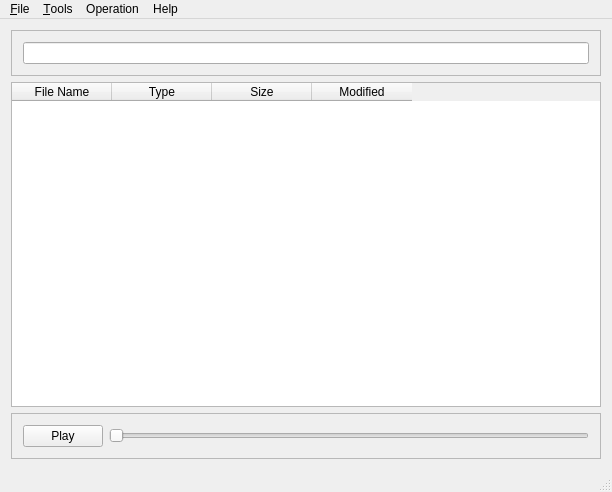
<?xml version="1.0" encoding="UTF-8"?>
<ui version="4.0">
 <class>MainWindow</class>
 <widget class="QMainWindow" name="MainWindow">
  <property name="geometry">
   <rect>
    <x>0</x>
    <y>0</y>
    <width>612</width>
    <height>492</height>
   </rect>
  </property>
  <property name="windowTitle">
   <string>MainWindow</string>
  </property>
  <widget class="QWidget" name="centralWidget">
   <layout class="QVBoxLayout" name="verticalLayout">
    <item>
     <widget class="QFrame" name="frame">
      <property name="frameShape">
       <enum>QFrame::StyledPanel</enum>
      </property>
      <property name="frameShadow">
       <enum>QFrame::Raised</enum>
      </property>
      <layout class="QHBoxLayout" name="horizontalLayout_2">
       <item>
        <widget class="QLineEdit" name="edtAddressBar"/>
       </item>
      </layout>
     </widget>
    </item>
    <item>
     <widget class="FileTableWidget" name="tblFiles">
      <property name="autoFillBackground">
       <bool>true</bool>
      </property>
      <property name="selectionMode">
       <enum>QAbstractItemView::SingleSelection</enum>
      </property>
      <column>
       <property name="text">
        <string>File Name</string>
       </property>
      </column>
      <column>
       <property name="text">
        <string>Type</string>
       </property>
      </column>
      <column>
       <property name="text">
        <string>Size</string>
       </property>
      </column>
      <column>
       <property name="text">
        <string>Modified</string>
       </property>
      </column>
     </widget>
    </item>
    <item>
     <widget class="QFrame" name="frmPlayMusic">
      <property name="frameShape">
       <enum>QFrame::StyledPanel</enum>
      </property>
      <property name="frameShadow">
       <enum>QFrame::Raised</enum>
      </property>
      <layout class="QHBoxLayout" name="horizontalLayout">
       <item>
        <widget class="QPushButton" name="btnPlay">
         <property name="text">
          <string>Play</string>
         </property>
        </widget>
       </item>
       <item>
        <widget class="QSlider" name="sldrTrack">
         <property name="orientation">
          <enum>Qt::Horizontal</enum>
         </property>
        </widget>
       </item>
      </layout>
     </widget>
    </item>
   </layout>
  </widget>
  <widget class="QMenuBar" name="menuBar">
   <property name="geometry">
    <rect>
     <x>0</x>
     <y>0</y>
     <width>612</width>
     <height>23</height>
    </rect>
   </property>
   <widget class="QMenu" name="menu_File">
    <property name="title">
     <string>&amp;File</string>
    </property>
    <addaction name="action_Upload"/>
    <addaction name="action_Download"/>
    <addaction name="separator"/>
    <addaction name="action_Refresh"/>
    <addaction name="separator"/>
    <addaction name="actionE_xit"/>
    <addaction name="separator"/>
   </widget>
   <widget class="QMenu" name="menu_Tools">
    <property name="title">
     <string>&amp;Tools</string>
    </property>
    <addaction name="action_Account"/>
   </widget>
   <widget class="QMenu" name="menuHelp">
    <property name="title">
     <string>Help</string>
    </property>
    <addaction name="actionAbout"/>
   </widget>
   <widget class="QMenu" name="menuOperations">
    <property name="title">
     <string>Operation</string>
    </property>
    <addaction name="actionCreate_Folder"/>
    <addaction name="separator"/>
    <addaction name="actionDelete"/>
    <addaction name="separator"/>
    <addaction name="actionRename"/>
    <addaction name="separator"/>
   </widget>
   <addaction name="menu_File"/>
   <addaction name="menu_Tools"/>
   <addaction name="menuOperations"/>
   <addaction name="menuHelp"/>
  </widget>
  <widget class="QStatusBar" name="statusBar"/>
  <action name="actionE_xit">
   <property name="text">
    <string>E&amp;xit</string>
   </property>
  </action>
  <action name="action_Account">
   <property name="text">
    <string>&amp;Account</string>
   </property>
  </action>
  <action name="action_Upload">
   <property name="text">
    <string>&amp;Upload</string>
   </property>
  </action>
  <action name="action_Refresh">
   <property name="text">
    <string>&amp;Refresh</string>
   </property>
  </action>
  <action name="actionAbout">
   <property name="text">
    <string>About</string>
   </property>
  </action>
  <action name="actionDelete">
   <property name="text">
    <string>Delete</string>
   </property>
  </action>
  <action name="actionCreate_Folder">
   <property name="text">
    <string>Create Folder</string>
   </property>
  </action>
  <action name="actionRename">
   <property name="text">
    <string>Rename</string>
   </property>
  </action>
  <action name="actionPlay">
   <property name="text">
    <string>Play</string>
   </property>
  </action>
  <action name="action_Download">
   <property name="text">
    <string>&amp;Download</string>
   </property>
  </action>
 </widget>
 <layoutdefault spacing="6" margin="11"/>
 <customwidgets>
  <customwidget>
   <class>FileTableWidget</class>
   <extends>QTableWidget</extends>
   <header>filetablewidget.h</header>
  </customwidget>
 </customwidgets>
 <resources/>
 <connections/>
</ui>
